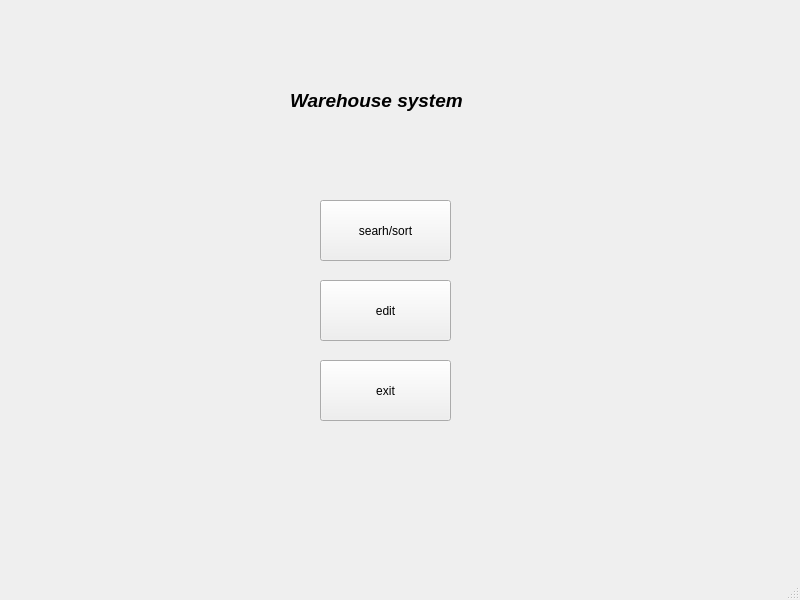
<?xml version="1.0" encoding="UTF-8"?>
<ui version="4.0">
 <class>MainWindow</class>
 <widget class="QMainWindow" name="MainWindow">
  <property name="geometry">
   <rect>
    <x>0</x>
    <y>0</y>
    <width>800</width>
    <height>600</height>
   </rect>
  </property>
  <property name="windowTitle">
   <string>MainWindow</string>
  </property>
  <widget class="QWidget" name="centralwidget">
   <widget class="QPushButton" name="pushButton">
    <property name="geometry">
     <rect>
      <x>320</x>
      <y>280</y>
      <width>131</width>
      <height>61</height>
     </rect>
    </property>
    <property name="text">
     <string>edit</string>
    </property>
   </widget>
   <widget class="QPushButton" name="pushButton_2">
    <property name="geometry">
     <rect>
      <x>320</x>
      <y>200</y>
      <width>131</width>
      <height>61</height>
     </rect>
    </property>
    <property name="text">
     <string>searh/sort</string>
    </property>
   </widget>
   <widget class="QPushButton" name="pushButton_3">
    <property name="geometry">
     <rect>
      <x>320</x>
      <y>360</y>
      <width>131</width>
      <height>61</height>
     </rect>
    </property>
    <property name="text">
     <string>exit</string>
    </property>
   </widget>
   <widget class="QLabel" name="label">
    <property name="geometry">
     <rect>
      <x>290</x>
      <y>50</y>
      <width>231</width>
      <height>101</height>
     </rect>
    </property>
    <property name="font">
     <font>
      <pointsize>14</pointsize>
      <italic>true</italic>
      <bold>true</bold>
     </font>
    </property>
    <property name="text">
     <string>Warehouse system</string>
    </property>
   </widget>
  </widget>
  <widget class="QMenuBar" name="menubar">
   <property name="geometry">
    <rect>
     <x>0</x>
     <y>0</y>
     <width>800</width>
     <height>25</height>
    </rect>
   </property>
  </widget>
  <widget class="QStatusBar" name="statusbar"/>
 </widget>
 <resources/>
 <connections/>
</ui>
